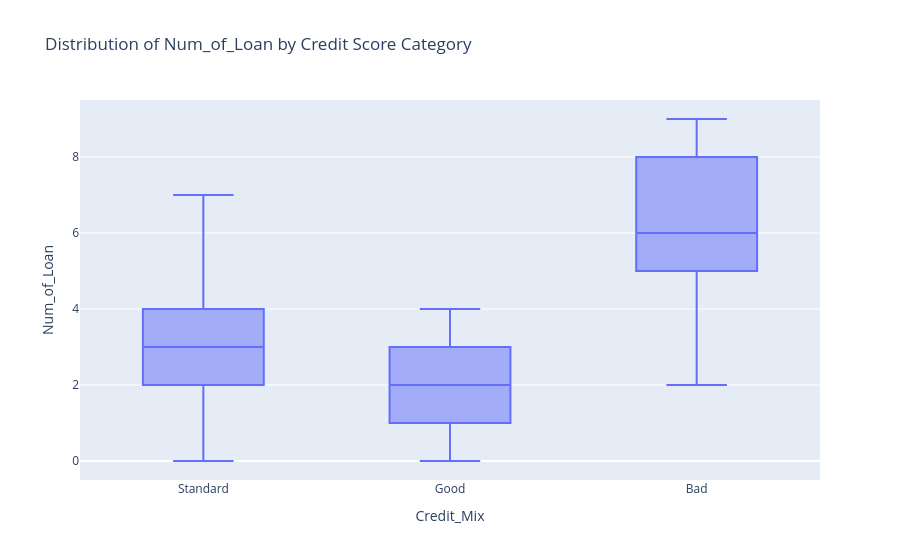

The notebook cell this image was saved under:
### Markdown cell above
Las medianas tienen el orden esperado: Median Bad > Mediana Standard > Mediana Good.

Esto concuerda con la hipótesis de que a a mayor cantidad de préstamos mayor cantidad de malos deudores.

### Code cell
fig_box = px.box(df, x="Credit_Mix", y=col, title=f"Distribution of {col} by Credit Score Category")
fig_box.show()

### Figure 1 — Plotly figure (JSON) as saved in the notebook; plotly's stock layout.template omitted (floating-point values rounded to 4 significant figures; data arrays with more than 128 entries replaced by an {"elided": "..."} marker saying what was removed)
{"data": [{"alignmentgroup": "True", "hovertemplate": "Credit_Mix=%{x}<br>Num_of_Loan=%{y}<extra></extra>", "legendgroup": "", "marker": {"color": "#636efa"}, "name": "", "notched": false, "offsetgroup": "", "orientation": "v", "showlegend": false, "type": "box", "x": {"elided": "100000 str values"}, "x0": " ", "xaxis": "x", "y": {"elided": "100000 int values"}, "y0": " ", "yaxis": "y"}], "layout": {"boxmode": "group", "legend": {"tracegroupgap": 0}, "title": {"text": "Distribution of Num_of_Loan by Credit Score Category"}, "xaxis": {"anchor": "y", "domain": [0, 1], "title": {"text": "Credit_Mix"}}, "yaxis": {"anchor": "x", "domain": [0, 1], "title": {"text": "Num_of_Loan"}}}}
